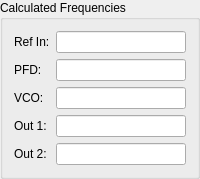
      <widget class="QGroupBox" name="groupBox_12">
       <property name="title">
        <string>Calculated Frequencies</string>
       </property>
       <layout class="QFormLayout" name="formLayout">
        <item row="0" column="0">
         <widget class="QLabel" name="label_25">
          <property name="text">
           <string>Ref In:</string>
          </property>
         </widget>
        </item>
        <item row="0" column="1">
         <widget class="SIUnitEdit" name="freqRef">
          <property name="enabled">
           <bool>true</bool>
          </property>
          <property name="readOnly">
           <bool>true</bool>
          </property>
         </widget>
        </item>
        <item row="1" column="0">
         <widget class="QLabel" name="label_27">
          <property name="text">
           <string>PFD:</string>
          </property>
         </widget>
        </item>
        <item row="1" column="1">
         <widget class="SIUnitEdit" name="freqPFD">
          <property name="enabled">
           <bool>true</bool>
          </property>
          <property name="readOnly">
           <bool>true</bool>
          </property>
         </widget>
        </item>
        <item row="2" column="0">
         <widget class="QLabel" name="label_28">
          <property name="text">
           <string>VCO:</string>
          </property>
         </widget>
        </item>
        <item row="2" column="1">
         <widget class="SIUnitEdit" name="freqVCO">
          <property name="enabled">
           <bool>true</bool>
          </property>
          <property name="readOnly">
           <bool>true</bool>
          </property>
         </widget>
        </item>
        <item row="3" column="0">
         <widget class="QLabel" name="label_29">
          <property name="text">
           <string>Out 1:</string>
          </property>
         </widget>
        </item>
        <item row="3" column="1">
         <widget class="SIUnitEdit" name="freqOutA">
          <property name="enabled">
           <bool>true</bool>
          </property>
          <property name="readOnly">
           <bool>true</bool>
          </property>
         </widget>
        </item>
        <item row="4" column="0">
         <widget class="QLabel" name="label_30">
          <property name="text">
           <string>Out 2:</string>
          </property>
         </widget>
        </item>
        <item row="4" column="1">
         <widget class="SIUnitEdit" name="freqOutB">
          <property name="enabled">
           <bool>true</bool>
          </property>
          <property name="readOnly">
           <bool>true</bool>
          </property>
         </widget>
        </item>
       </layout>
      </widget>
